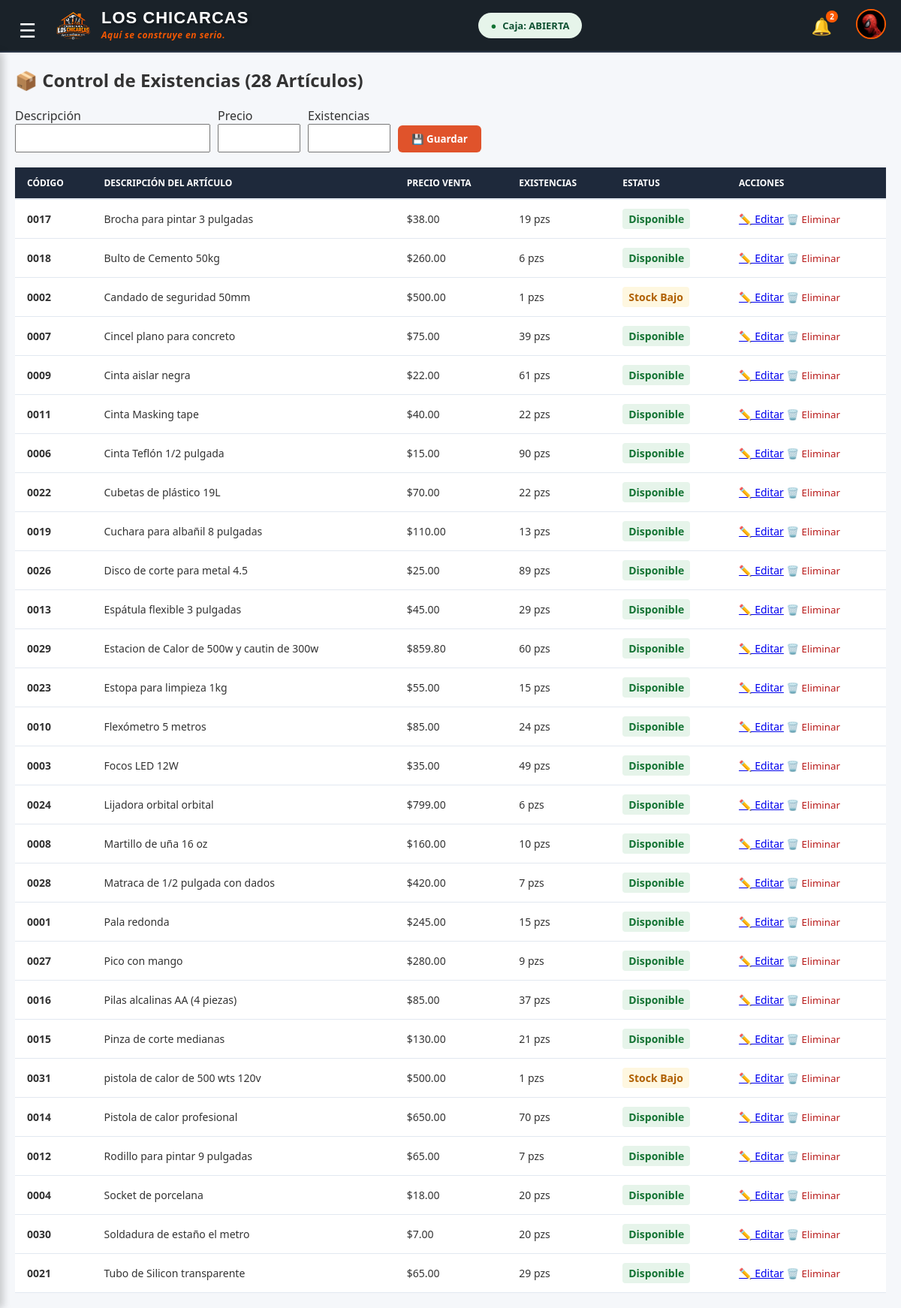
The page /inventario.php (signed in) on the database its author committed.
### tables this page shows
CREATE TABLE `productos` (
  `id_producto` int(11) NOT NULL,
  `nombre_producto` varchar(100) NOT NULL,
  `precio_venta` decimal(10,2) NOT NULL,
  `stock` int(11) NOT NULL DEFAULT 0
);

### inventario.php (the view, shortened to what this page needs)
<?php
require_once "config/conexion.php";
$editar = null;
$res_total = $conexion->query("SELECT COUNT(*) AS total FROM productos");
$total_productos = (int)$res_total->fetch_assoc()['total'];
$sql_inv = "SELECT id_producto, nombre_producto, precio_venta, stock FROM productos ORDER BY nombre_producto ASC";
$resultado_inv = $conexion->query($sql_inv);
?>
<!DOCTYPE html>
<html lang="es">
<head>
    <link rel="stylesheet" href="css/estilos.css">
</head>
<body class="pagina-inventario">
        <label for="toggle-sidebar-check" class="btn-hamburguesa-toggle" style="position: fixed; top: 22px; left: 25px; z-index: 2000; font-size: 26px; color: #FFFFFF !important; cursor: pointer; user-select: none;">☰</label>
    <?php include "componentes/header.php"; ?>
    <div class="contenedor-principal">
        <main class="contenido-pagina">
        <div class="col-izquierda">
    <div class="inv-cabecera">
        <h2>📦 Control de Existencias (<?php echo $total_productos; ?> Artículos)</h2>
    </div>
                    <form method="POST" action="inventario.php" style="display:flex; gap:10px; flex-wrap:wrap; align-items:flex-end; margin-bottom:20px;">
                        <div>
                            <label>Descripción</label><br>
                            <input type="text" name="nombre_producto" required style="padding:8px;width:260px;"
                                value="<?php echo htmlspecialchars($editar['nombre_producto'] ?? ''); ?>">
                        </div>
                        <div>
                            <label>Precio</label><br>
                            <input type="number" step="0.01" min="0" name="precio_venta" required style="padding:8px;width:110px;"
                                value="<?php echo $editar['precio_venta'] ?? ''; ?>">
                        </div>
                        <div>
                            <label>Existencias</label><br>
                            <input type="number" min="0" name="stock" required style="padding:8px;width:110px;"
                                value="<?php echo $editar['stock'] ?? ''; ?>">
                        </div>
                        <button type="submit" name="btn_guardar" style="padding:9px 18px;background:#e0532b;color:#fff;border:none;border-radius:6px;font-weight:bold;cursor:pointer;">
                            💾 <?php echo $editar ? 'Guardar cambios' : 'Guardar'; ?>
                        </button>
                    </form>
                <div class="tabla-responsiva">
                    <table>
                        <thead>
                            <tr>
                                <th>Código</th>
                                <th>Descripción del Artículo</th>
                                <th>Precio Venta</th>
                                <th>Existencias</th>
                                <th>Estatus</th>
                                <th>Acciones</th>
                            </tr>
                        </thead>
                        <tbody>
                            <?php while($row = $resultado_inv->fetch_assoc()):
                                $stk = $row['stock'];
                                if($stk == 0) {
                                    $lbl = "Agotado"; $clse = "badge-agotado";
                                } elseif($stk <= 4) {
                                    $lbl = "Stock Bajo"; $clse = "badge-bajo";
                                } else {
                                    $lbl = "Disponible"; $clse = "badge-normal";
                                }
                            ?>
                                    <tr id="prod-<?php echo (int)$row['id_producto']; ?>"
                                    class="<?php echo (isset($_GET['resaltar']) && (int)$_GET['resaltar'] === (int)$row['id_producto']) ? 'fila-resaltada' : ''; ?>">
                                    <td><strong><?php echo str_pad($row['id_producto'], 4, '0', STR_PAD_LEFT); ?></strong></td>
                                    <td><?php echo $row['nombre_producto']; ?></td>
                                    <td>$<?php echo number_format($row['precio_venta'], 2); ?></td>
                                    <td><?php echo $stk; ?> pzs</td>
                                    <td><span class="<?php echo $clse; ?>"><?php echo $lbl; ?></span></td>
                                    <td>
    <a href="inventario.php?editar=<?php echo $row['id_producto']; ?>">✏️ Editar</a>
    <form method="POST" action="inventario.php" style="display:inline;"
          onsubmit="return confirm('¿Eliminar este producto? Esta acción no se puede deshacer.');">
        <button type="submit" name="btn_eliminar" style="background:none;border:none;color:#b91c1c;cursor:pointer;">🗑️ Eliminar</button>
    </form>
</td>
                                </tr>
                            <?php endwhile; ?>
                        </tbody>
                    </table>
                </div>
            </div>
        </main>
    </div>
</body>
</html>

### css/estilos.css (style rules this page uses)
:root { --color-fondo-oscuro: #1A2229; --color-principal-naranja: #FF5A00; --color-fondo-gris-claro: #F5F7FA; --color-texto-blanco: #FFFFFF; --color-texto-gris: #A0AEC0; --color-tarjetas: #FFFFFF; --color-bordes: #E2E8F0; --color-exito-verde: #0F5132; --color-caja-verde: #1E3A2F; --ind-900: #F8FAFC; --ind-800: #FFFFFF; --ind-700: #F1F5F9; --borde: #E2E8F0; --texto: #1E293B; --texto-2: #334155; --gris-400: #64748B; --gris-500: #94A3B8; --verde: #059669; --cian: #0891B2; --rosa: #E11D48; --ambar-400: #D97706; --ambar-500: #F59E0B; --ambar-600: #D97706; --mono: ui-monospace, "SFMono-Regular", Consolas, "Courier New", monospace; --sticky-top: 0px; --sticky-cab: 0px; }
* { margin: 0; padding: 0; box-sizing: border-box; font-family: 'Segoe UI', Tahoma, Geneva, Verdana, sans-serif; }
body { background-color: var(--color-fondo-gris-claro); color: #333; overflow-x: hidden; }
html { scrollbar-width: thin; scrollbar-color: #CBD5E1 transparent; }
input[type=number] { -moz-appearance: textfield; }
.btn-hamburguesa-toggle { font-size: 24px; color: var(--color-texto-blanco); cursor: pointer; margin-right: 15px; user-select: none; transition: transform 0.4s ease-in-out; }
.contenedor-principal { display: flex; margin-top: 70px; height: calc(100vh - 70px); width: 100%; overflow: hidden; }
.contenido-pagina { margin-left: 0; transition: all 0.3s ease-in-out; width: 100%; padding: 20px; display: flex; flex-direction: row !important; gap: 20px; height: 100%; }
.col-izquierda { flex: 2; min-width: 0; background: transparent; border-radius: 0; padding: 0; box-shadow: none; display: flex; flex-direction: column; height: 100%; }
tr[id^="prod-"] { scroll-margin-top: 140px; }
:root { --resalte-tiempo: 3s; --resalte-fondo: 251, 255, 214; --resalte-franja: 245, 197, 24; }
.tabla-responsiva { width: 100%; flex: 1 1 auto; min-height: 0; overflow-y: auto !important; padding-right: 0; }
.tabla-responsiva table { background: #FFFFFF; }
.tabla-responsiva thead th { position: sticky; top: calc(var(--sticky-top) + var(--sticky-cab)); z-index: 10; background-color: #1e293b; color: #ffffff; box-shadow: 0 2px 0 #e2e8f0; }
table { width: 100%; border-collapse: collapse; }
th { background-color: #F8FAFC; color: #475569; font-weight: 600; text-transform: uppercase; font-size: 12px; padding: 12px 16px; border-bottom: 2px solid var(--color-bordes); text-align: left; }
td { padding: 16px; border-bottom: 1px solid var(--color-bordes); font-size: 14px; }
.inv-cabecera { margin-bottom: 20px; }

### inventario.php (style rules this page uses)
.badge-normal { background: #E6F4EA; color: #137333; padding: 4px 8px; border-radius: 4px; font-weight: bold; }
.badge-bajo { background: #FEF7E0; color: #B06000; padding: 4px 8px; border-radius: 4px; font-weight: bold; }

### rows shown on the page
productos: id_producto "0017", nombre_producto "Brocha para pintar 3 pulgadas", precio_venta "38.00", stock "19", stock "Disponible"
productos: id_producto "0018", nombre_producto "Bulto de Cemento 50kg", precio_venta "260.00", stock "6", stock "Disponible"
productos: id_producto "0002", nombre_producto "Candado de seguridad 50mm", precio_venta "500.00", stock "1", stock "Stock Bajo"
productos: id_producto "0007", nombre_producto "Cincel plano para concreto", precio_venta "75.00", stock "39", stock "Disponible"
productos: id_producto "0009", nombre_producto "Cinta aislar negra", precio_venta "22.00", stock "61", stock "Disponible"
productos: id_producto "0011", nombre_producto "Cinta Masking tape", precio_venta "40.00", stock "22", stock "Disponible"
productos: id_producto "0006", nombre_producto "Cinta Teflón 1/2 pulgada", precio_venta "15.00", stock "90", stock "Disponible"
productos: id_producto "0022", nombre_producto "Cubetas de plástico 19L", precio_venta "70.00", stock "22", stock "Disponible"
productos: id_producto "0019", nombre_producto "Cuchara para albañil 8 pulgadas", precio_venta "110.00", stock "13", stock "Disponible"
productos: id_producto "0026", nombre_producto "Disco de corte para metal 4.5", precio_venta "25.00", stock "89", stock "Disponible"
productos: id_producto "0013", nombre_producto "Espátula flexible 3 pulgadas", precio_venta "45.00", stock "29", stock "Disponible"
productos: id_producto "0029", nombre_producto "Estacion de Calor de 500w y cautin de 300w", precio_venta "859.80", stock "60", stock "Disponible"
productos: id_producto "0023", nombre_producto "Estopa para limpieza 1kg", precio_venta "55.00", stock "15", stock "Disponible"
productos: id_producto "0010", nombre_producto "Flexómetro 5 metros", precio_venta "85.00", stock "24", stock "Disponible"
productos: id_producto "0003", nombre_producto "Focos LED 12W", precio_venta "35.00", stock "49", stock "Disponible"
productos: id_producto "0024", nombre_producto "Lijadora orbital orbital", precio_venta "799.00", stock "6", stock "Disponible"
productos: id_producto "0008", nombre_producto "Martillo de uña 16 oz", precio_venta "160.00", stock "10", stock "Disponible"
productos: id_producto "0028", nombre_producto "Matraca de 1/2 pulgada con dados", precio_venta "420.00", stock "7", stock "Disponible"
productos: id_producto "0001", nombre_producto "Pala redonda", precio_venta "245.00", stock "15", stock "Disponible"
productos: id_producto "0027", nombre_producto "Pico con mango", precio_venta "280.00", stock "9", stock "Disponible"
productos: id_producto "0016", nombre_producto "Pilas alcalinas AA (4 piezas)", precio_venta "85.00", stock "37", stock "Disponible"
productos: id_producto "0015", nombre_producto "Pinza de corte medianas", precio_venta "130.00", stock "21", stock "Disponible"
productos: id_producto "0031", nombre_producto "pistola de calor de 500 wts 120v", precio_venta "500.00", stock "1", stock "Stock Bajo"
productos: id_producto "0014", nombre_producto "Pistola de calor profesional", precio_venta "650.00", stock "70", stock "Disponible"
productos: id_producto "0012", nombre_producto "Rodillo para pintar 9 pulgadas", precio_venta "65.00", stock "7", stock "Disponible"
productos: id_producto "0004", nombre_producto "Socket de porcelana", precio_venta "18.00", stock "20", stock "Disponible"
productos: id_producto "0030", nombre_producto "Soldadura de estaño el metro", precio_venta "7.00", stock "20", stock "Disponible"
productos: id_producto "0021", nombre_producto "Tubo de Silicon transparente", precio_venta "65.00", stock "29", stock "Disponible"

### other values the page prints
$total_bajos "2"
$total_productos "28"
